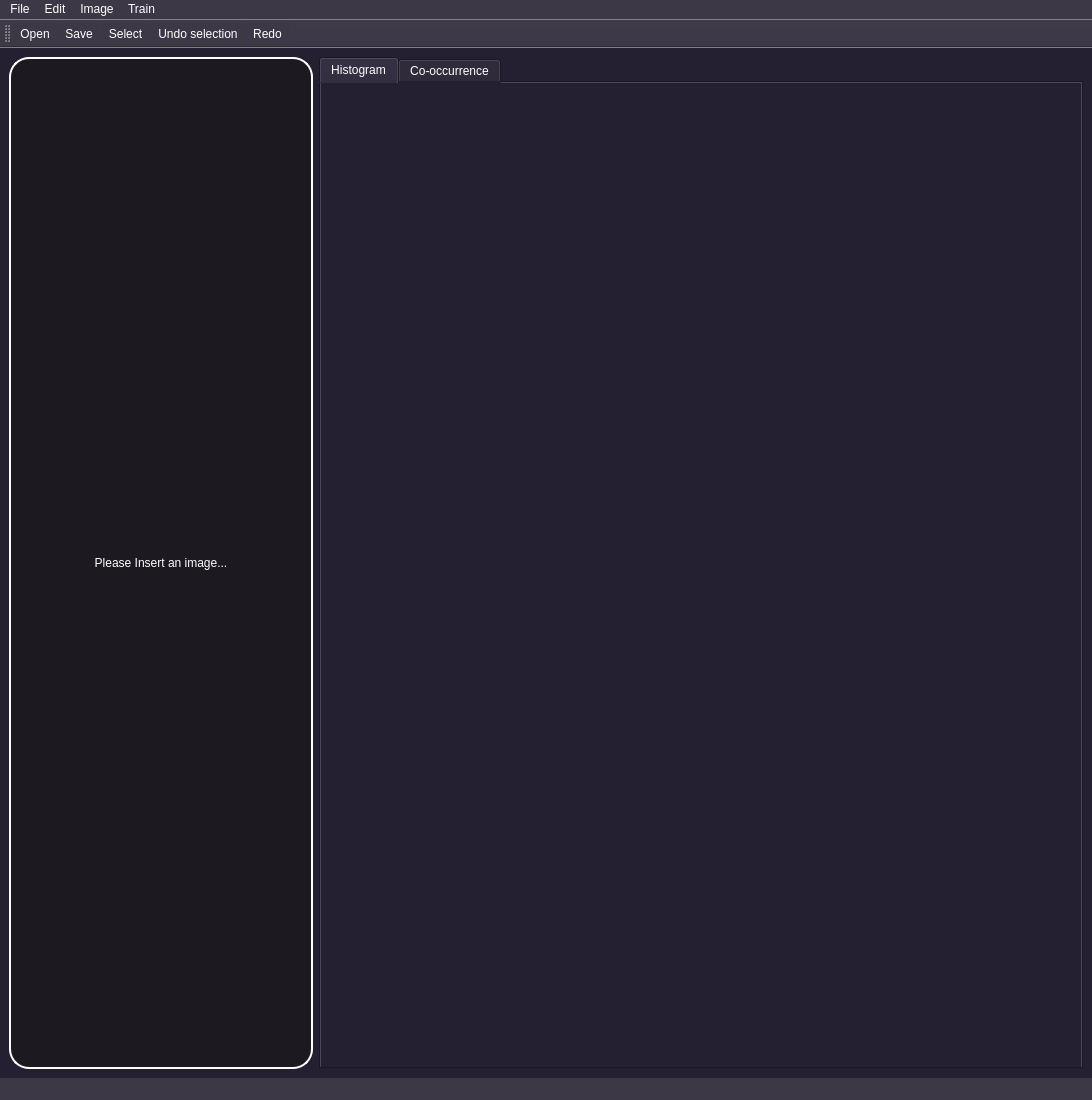
<?xml version="1.0" encoding="UTF-8"?>
<ui version="4.0">
 <class>MainWindow</class>
 <widget class="QMainWindow" name="MainWindow">
  <property name="geometry">
   <rect>
    <x>0</x>
    <y>0</y>
    <width>1092</width>
    <height>1100</height>
   </rect>
  </property>
  <property name="windowTitle">
   <string>MainWindow</string>
  </property>
  <property name="styleSheet">
   <string notr="true">background-color: rgb(61, 56, 70);
color: rgb(255, 255, 255);
selection-color: rgb(94, 92, 100);</string>
  </property>
  <widget class="ImageProcessor" name="imageProcessor">
   <property name="styleSheet">
    <string notr="true">background-color: rgb(36, 31, 49);</string>
   </property>
   <layout class="QHBoxLayout" name="horizontalLayout">
    <item>
     <widget class="ImageDisplayer" name="imageLabel">
      <property name="sizePolicy">
       <sizepolicy hsizetype="Preferred" vsizetype="Preferred">
        <horstretch>50</horstretch>
        <verstretch>0</verstretch>
       </sizepolicy>
      </property>
      <property name="minimumSize">
       <size>
        <width>0</width>
        <height>0</height>
       </size>
      </property>
      <property name="autoFillBackground">
       <bool>false</bool>
      </property>
      <property name="styleSheet">
       <string notr="true">background-color: rgb(28, 25, 32);
border-color: rgb(255,255,255);
border-style: solid;
border-width: 2px; 
border-radius: 20px;</string>
      </property>
      <property name="frameShape">
       <enum>QFrame::Box</enum>
      </property>
      <property name="lineWidth">
       <number>0</number>
      </property>
      <property name="text">
       <string>Please Insert an image...</string>
      </property>
      <property name="alignment">
       <set>Qt::AlignCenter</set>
      </property>
     </widget>
    </item>
    <item>
     <widget class="QTabWidget" name="imageInformation">
      <property name="sizePolicy">
       <sizepolicy hsizetype="Preferred" vsizetype="Preferred">
        <horstretch>0</horstretch>
        <verstretch>0</verstretch>
       </sizepolicy>
      </property>
      <property name="minimumSize">
       <size>
        <width>764</width>
        <height>0</height>
       </size>
      </property>
      <property name="maximumSize">
       <size>
        <width>764</width>
        <height>16777215</height>
       </size>
      </property>
      <property name="currentIndex">
       <number>0</number>
      </property>
      <widget class="QWidget" name="imageHistogram">
       <attribute name="title">
        <string>Histogram</string>
       </attribute>
       <layout class="QHBoxLayout" name="horizontalLayout_4">
        <item>
         <widget class="ImageHistogram" name="histogramData" native="true"/>
        </item>
       </layout>
      </widget>
      <widget class="QWidget" name="imageCocorrency">
       <property name="sizePolicy">
        <sizepolicy hsizetype="Preferred" vsizetype="Preferred">
         <horstretch>0</horstretch>
         <verstretch>0</verstretch>
        </sizepolicy>
       </property>
       <attribute name="title">
        <string>Co-occurrence</string>
       </attribute>
       <widget class="ImageCoocurrence" name="coocurrenceData" native="true">
        <property name="geometry">
         <rect>
          <x>9</x>
          <y>9</y>
          <width>331</width>
          <height>181</height>
         </rect>
        </property>
       </widget>
      </widget>
     </widget>
    </item>
   </layout>
  </widget>
  <widget class="QMenuBar" name="menubar">
   <property name="geometry">
    <rect>
     <x>0</x>
     <y>0</y>
     <width>1092</width>
     <height>23</height>
    </rect>
   </property>
   <widget class="QMenu" name="menuFile">
    <property name="title">
     <string>File</string>
    </property>
    <addaction name="openFile"/>
    <addaction name="saveFile"/>
    <addaction name="separator"/>
    <addaction name="quit"/>
   </widget>
   <widget class="QMenu" name="menuTrain">
    <property name="title">
     <string>Train</string>
    </property>
    <addaction name="selectDataset"/>
    <addaction name="trainClassifier"/>
   </widget>
   <widget class="QMenu" name="menuEdit">
    <property name="title">
     <string>Edit</string>
    </property>
    <widget class="QMenu" name="menuRegion">
     <property name="title">
      <string>Region</string>
     </property>
     <addaction name="selectRegion"/>
     <addaction name="undoSelection"/>
     <addaction name="redoSelection"/>
    </widget>
    <addaction name="menuRegion"/>
   </widget>
   <widget class="QMenu" name="menuImage">
    <property name="title">
     <string>Image</string>
    </property>
    <widget class="QMenu" name="menuFilters">
     <property name="title">
      <string>Filters</string>
     </property>
     <addaction name="separator"/>
     <addaction name="separator"/>
     <addaction name="equalization"/>
     <addaction name="sharpen"/>
     <addaction name="brightnessContrast"/>
     <addaction name="gaussianBlur"/>
    </widget>
    <addaction name="menuFilters"/>
   </widget>
   <addaction name="menuFile"/>
   <addaction name="menuEdit"/>
   <addaction name="menuImage"/>
   <addaction name="menuTrain"/>
  </widget>
  <widget class="MyStatusBar" name="statusbar"/>
  <widget class="QToolBar" name="toolBar">
   <property name="windowTitle">
    <string>toolBar</string>
   </property>
   <attribute name="toolBarArea">
    <enum>TopToolBarArea</enum>
   </attribute>
   <attribute name="toolBarBreak">
    <bool>false</bool>
   </attribute>
   <addaction name="openFile"/>
   <addaction name="saveFile"/>
   <addaction name="selectRegion"/>
   <addaction name="undoSelection"/>
   <addaction name="redoSelection"/>
  </widget>
  <action name="openFile">
   <property name="icon">
    <iconset>
     <normaloff>../assets/icons/open-file.png</normaloff>../assets/icons/open-file.png</iconset>
   </property>
   <property name="text">
    <string>Open</string>
   </property>
   <property name="shortcut">
    <string>Ctrl+F</string>
   </property>
  </action>
  <action name="saveFile">
   <property name="icon">
    <iconset>
     <normaloff>../assets/icons/save.png</normaloff>../assets/icons/save.png</iconset>
   </property>
   <property name="text">
    <string>Save</string>
   </property>
  </action>
  <action name="selectDataset">
   <property name="text">
    <string>Open training images folder</string>
   </property>
  </action>
  <action name="quit">
   <property name="icon">
    <iconset>
     <normaloff>../assets/icons/quit.png</normaloff>../assets/icons/quit.png</iconset>
   </property>
   <property name="text">
    <string>Quit</string>
   </property>
  </action>
  <action name="selectRegion">
   <property name="icon">
    <iconset>
     <normaloff>../assets/icons/select-area.png</normaloff>../assets/icons/select-area.png</iconset>
   </property>
   <property name="text">
    <string>Select</string>
   </property>
  </action>
  <action name="undoSelection">
   <property name="icon">
    <iconset>
     <normaloff>../assets/icons/undo.png</normaloff>../assets/icons/undo.png</iconset>
   </property>
   <property name="text">
    <string>Undo selection</string>
   </property>
  </action>
  <action name="redoSelection">
   <property name="icon">
    <iconset>
     <normaloff>../assets/icons/redo.png</normaloff>../assets/icons/redo.png</iconset>
   </property>
   <property name="text">
    <string>Redo</string>
   </property>
  </action>
  <action name="equalization">
   <property name="text">
    <string>Equalization</string>
   </property>
  </action>
  <action name="sharpen">
   <property name="text">
    <string>Sharpen</string>
   </property>
  </action>
  <action name="brightnessContrast">
   <property name="text">
    <string>Brightness and Contrast</string>
   </property>
  </action>
  <action name="trainClassifier">
   <property name="text">
    <string>Train classifier</string>
   </property>
  </action>
  <action name="gaussianBlur">
   <property name="text">
    <string>Gaussian Blur</string>
   </property>
  </action>
 </widget>
 <customwidgets>
  <customwidget>
   <class>ImageDisplayer</class>
   <extends>QLabel</extends>
   <header>widgets/image/image_displayer.h</header>
   <slots>
    <signal>image_dragged(QString)</signal>
    <slot>set_image(QString)</slot>
   </slots>
  </customwidget>
  <customwidget>
   <class>ImageHistogram</class>
   <extends>QWidget</extends>
   <header>widgets/image/image_histogram.h</header>
   <container>1</container>
   <slots>
    <slot>plot_image(QString)</slot>
   </slots>
  </customwidget>
  <customwidget>
   <class>MyStatusBar</class>
   <extends>QStatusBar</extends>
   <header>widgets/status_bar/my_status_bar.h</header>
   <slots>
    <slot>new_image_loaded(QString)</slot>
   </slots>
  </customwidget>
  <customwidget>
   <class>ImageCoocurrence</class>
   <extends>QWidget</extends>
   <header>widgets/image/image_coocurrence.h</header>
   <container>1</container>
   <slots>
    <slot>plot_image(QString)</slot>
   </slots>
  </customwidget>
  <customwidget>
   <class>ImageProcessor</class>
   <extends>QWidget</extends>
   <header>widgets/image/image_processor.h</header>
   <container>1</container>
   <slots>
    <signal>new_image(QString)</signal>
    <signal>file_opened(QString)</signal>
    <slot>load_image_from_system()</slot>
    <slot>open_image(QString)</slot>
    <slot>save_image()</slot>
    <slot>open_training_images_folder()</slot>
    <slot>apply_sharpen()</slot>
    <slot>apply_gaussian()</slot>
    <slot>apply_brightness_and_contrast()</slot>
    <slot>apply_equalization()</slot>
    <slot>train_classifiers()</slot>
   </slots>
  </customwidget>
 </customwidgets>
 <resources/>
 <connections>
  <connection>
   <sender>openFile</sender>
   <signal>triggered()</signal>
   <receiver>imageProcessor</receiver>
   <slot>load_image_from_system()</slot>
   <hints>
    <hint type="sourcelabel">
     <x>-1</x>
     <y>-1</y>
    </hint>
    <hint type="destinationlabel">
     <x>545</x>
     <y>569</y>
    </hint>
   </hints>
  </connection>
  <connection>
   <sender>quit</sender>
   <signal>triggered()</signal>
   <receiver>MainWindow</receiver>
   <slot>close()</slot>
   <hints>
    <hint type="sourcelabel">
     <x>-1</x>
     <y>-1</y>
    </hint>
    <hint type="destinationlabel">
     <x>545</x>
     <y>549</y>
    </hint>
   </hints>
  </connection>
  <connection>
   <sender>imageProcessor</sender>
   <signal>new_image(QString)</signal>
   <receiver>histogramData</receiver>
   <slot>plot_image(QString)</slot>
   <hints>
    <hint type="sourcelabel">
     <x>545</x>
     <y>569</y>
    </hint>
    <hint type="destinationlabel">
     <x>698</x>
     <y>583</y>
    </hint>
   </hints>
  </connection>
  <connection>
   <sender>imageProcessor</sender>
   <signal>file_opened(QString)</signal>
   <receiver>statusbar</receiver>
   <slot>new_image_loaded(QString)</slot>
   <hints>
    <hint type="sourcelabel">
     <x>545</x>
     <y>569</y>
    </hint>
    <hint type="destinationlabel">
     <x>545</x>
     <y>1088</y>
    </hint>
   </hints>
  </connection>
  <connection>
   <sender>imageProcessor</sender>
   <signal>new_image(QString)</signal>
   <receiver>coocurrenceData</receiver>
   <slot>plot_image(QString)</slot>
   <hints>
    <hint type="sourcelabel">
     <x>545</x>
     <y>569</y>
    </hint>
    <hint type="destinationlabel">
     <x>493</x>
     <y>202</y>
    </hint>
   </hints>
  </connection>
  <connection>
   <sender>imageProcessor</sender>
   <signal>new_image(QString)</signal>
   <receiver>imageLabel</receiver>
   <slot>set_image(QString)</slot>
   <hints>
    <hint type="sourcelabel">
     <x>545</x>
     <y>569</y>
    </hint>
    <hint type="destinationlabel">
     <x>160</x>
     <y>569</y>
    </hint>
   </hints>
  </connection>
  <connection>
   <sender>imageLabel</sender>
   <signal>image_dragged(QString)</signal>
   <receiver>imageProcessor</receiver>
   <slot>open_image(QString)</slot>
   <hints>
    <hint type="sourcelabel">
     <x>160</x>
     <y>569</y>
    </hint>
    <hint type="destinationlabel">
     <x>545</x>
     <y>569</y>
    </hint>
   </hints>
  </connection>
  <connection>
   <sender>saveFile</sender>
   <signal>triggered()</signal>
   <receiver>imageProcessor</receiver>
   <slot>save_image()</slot>
   <hints>
    <hint type="sourcelabel">
     <x>-1</x>
     <y>-1</y>
    </hint>
    <hint type="destinationlabel">
     <x>545</x>
     <y>569</y>
    </hint>
   </hints>
  </connection>
  <connection>
   <sender>selectDataset</sender>
   <signal>triggered()</signal>
   <receiver>imageProcessor</receiver>
   <slot>open_training_images_folder()</slot>
   <hints>
    <hint type="sourcelabel">
     <x>-1</x>
     <y>-1</y>
    </hint>
    <hint type="destinationlabel">
     <x>545</x>
     <y>569</y>
    </hint>
   </hints>
  </connection>
  <connection>
   <sender>brightnessContrast</sender>
   <signal>triggered()</signal>
   <receiver>imageProcessor</receiver>
   <slot>apply_brightness_and_contrast()</slot>
   <hints>
    <hint type="sourcelabel">
     <x>-1</x>
     <y>-1</y>
    </hint>
    <hint type="destinationlabel">
     <x>545</x>
     <y>569</y>
    </hint>
   </hints>
  </connection>
  <connection>
   <sender>sharpen</sender>
   <signal>triggered()</signal>
   <receiver>imageProcessor</receiver>
   <slot>apply_sharpen()</slot>
   <hints>
    <hint type="sourcelabel">
     <x>-1</x>
     <y>-1</y>
    </hint>
    <hint type="destinationlabel">
     <x>545</x>
     <y>569</y>
    </hint>
   </hints>
  </connection>
  <connection>
   <sender>equalization</sender>
   <signal>triggered()</signal>
   <receiver>imageProcessor</receiver>
   <slot>apply_equalization()</slot>
   <hints>
    <hint type="sourcelabel">
     <x>-1</x>
     <y>-1</y>
    </hint>
    <hint type="destinationlabel">
     <x>545</x>
     <y>569</y>
    </hint>
   </hints>
  </connection>
  <connection>
   <sender>gaussianBlur</sender>
   <signal>triggered()</signal>
   <receiver>imageProcessor</receiver>
   <slot>apply_gaussian()</slot>
   <hints>
    <hint type="sourcelabel">
     <x>-1</x>
     <y>-1</y>
    </hint>
    <hint type="destinationlabel">
     <x>545</x>
     <y>569</y>
    </hint>
   </hints>
  </connection>
  <connection>
   <sender>trainClassifier</sender>
   <signal>triggered()</signal>
   <receiver>imageProcessor</receiver>
   <slot>train_classifiers()</slot>
   <hints>
    <hint type="sourcelabel">
     <x>-1</x>
     <y>-1</y>
    </hint>
    <hint type="destinationlabel">
     <x>545</x>
     <y>569</y>
    </hint>
   </hints>
  </connection>
 </connections>
</ui>
